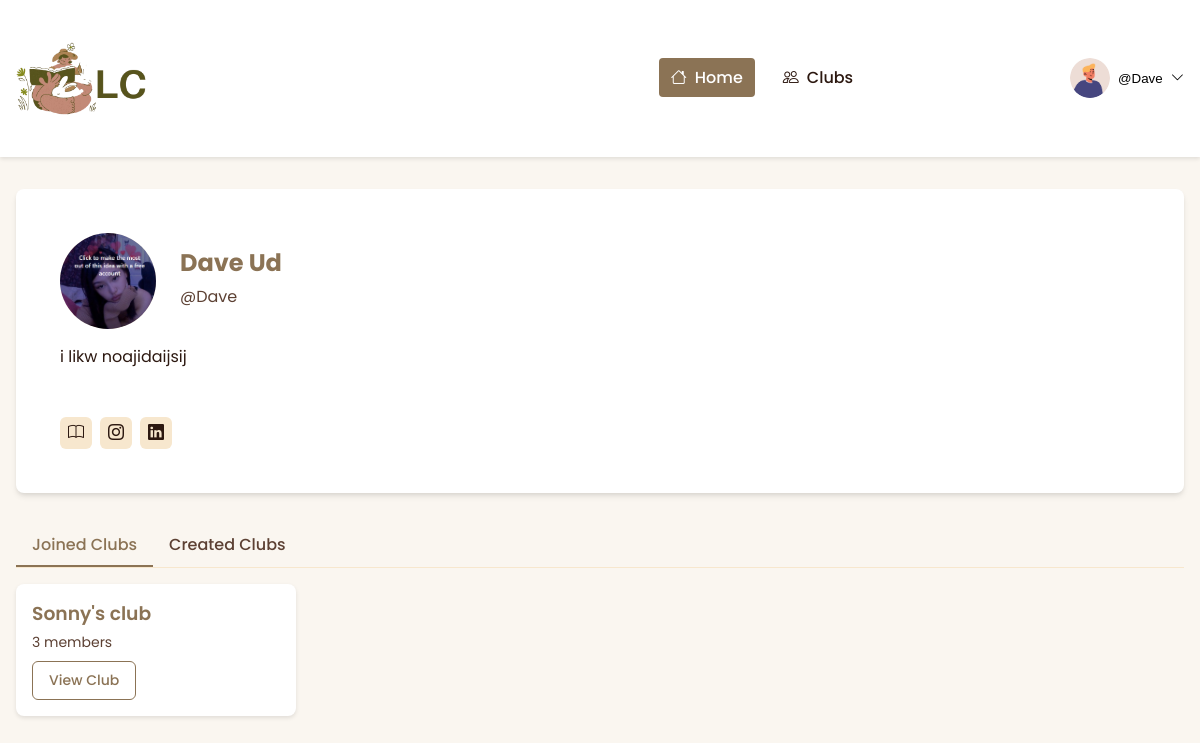
Page /profile/9/ (signed in) on the committed database.
### discussion/models.py (models this page shows, shortened)
class Profile(models.Model):
    user = models.OneToOneField(User, null=True, on_delete=models.CASCADE)
    bio = models.TextField()
    selected_themes = models.ManyToManyField(Theme)
    books_per_year = models.CharField(max_length=20, choices=[
        ('0-5', '0-5'),
        ('5-10', '5-10'),
        ('10-20', '10-20'),
        ('20+', '20+'),
    ],
    null=True,
    blank=True,
    )
    profile_pic = (models.ImageField(null=True, blank=True, upload_to="static/profile" ))
    goodreads_url = models.CharField(max_length=55, null=True, blank=True)

class User(AbstractUser):
    fname = models.CharField(max_length=200, null=True)
    lname = models.CharField(max_length=200, null=True)
    email = models.EmailField(unique=True, null=False)  # Ensures email is required
    USERNAME_FIELD = 'username'
    REQUIRED_FIELDS = []

class Club(models.Model):
    moderator = models.ForeignKey(
        User, on_delete=models.SET_NULL, null=True, blank=True, related_name="moderated_clubs"
    )
    name = models.CharField(max_length=100)
    description = models.TextField()
    members = models.ManyToManyField(User, related_name="joined_clubs", blank=True)
    created_at = models.DateTimeField(auto_now_add=True)
    theme = models.ManyToManyField(Theme, related_name="club_theme")
    recommendation = models.ManyToManyField(BookRecommendation, related_name="club_rec", blank=True)
    likes = models.ManyToManyField(User, related_name="post_likes", blank=True)
    dislikes = models.ManyToManyField(User, related_name="post_dislikes", blank=True)

### discussion/views.py (the view)
# urls.py: path('profile/<int:member_id>/', views.member_profile, name='member_profile'),  # Other members' profiles
def member_profile(request, member_id):
    member = get_object_or_404(Profile, user__id=member_id)
    created_clubs = member.user.moderated_clubs.all()
    joined_clubs = member.user.joined_clubs.all()
    context = {
        'member': member,
        'created_clubs': created_clubs,
        'joined_clubs': joined_clubs,
    }
    return render(request, 'member_profile.html', context)

### discussion/templates/member_profile.html (shortened to what this page needs)
{% extends 'base.html' %}
{% block content %}
<main>
    <div class="container">
        <div class="card profile-card">
            <div class="profile-content">
                <div class="profile-header">
                    <div class="avatar" id="avatar">
                        {% if member.profile_pic %}
                            <img src="{{ member.profile_pic.url }}" alt="{{ user.username }}'s Profile Picture" id="profile-image">
                        {% else %}
                            <img alt="placeholder" id="profile-image">
                        {% endif %}
                    </div>
                    <div class="profile-info">
                        <h1>{{ user.fname|capfirst }} {{ user.lname|capfirst }}</h1>
                        <p>@{{ user.username|capfirst }}</p>
                    </div>
                </div>
                <p class="profile-bio">{{member.bio}}</p>
                <div class="social-links">
                    <a href="{{profile.goodreads_url}}" class="social-link" aria-label="Goodreads"><i class="bi bi-book"></i></a>
                    <a href="#" class="social-link" aria-label="Instagram"><i class="bi bi-instagram"></i></a>
                    <a href="#" class="social-link" aria-label="LinkedIn"><i class="bi bi-linkedin"></i></a>
                </div>
            </div>
        </div>
        <div class="tabs">
            <div class="tab active" data-tab="joined">Joined Clubs</div>
            <div class="tab" data-tab="created">Created Clubs</div>
        </div>
        <div class="tab-content active" id="joined-clubs">
            {% if joined_clubs %}
            <div class="club-grid">
                {% for club in joined_clubs %}
                <div class="club-card">
                    <div class="club-content">
                        <h3 class="club-name">{{ club.name }}</h3>
                        <p class="club-members">{{ club.members.count }} members</p>
                        <a href="{% url 'club_detail' club.id %}" class="button button-outline">View Club</a>
                    </div>
                </div>
                {% endfor %}
            </div>
            {% else %}
            <p>No clubs joined yet.</p>
            {% endif %}
        </div>
        </div>
</main>
{% endblock %}

### templates/navbar.html (shortened to what this page needs)
<nav class="header-navbar">
    <div class="container">
        <div class="logo">
            <a href="{% url 'home' %}" class="logo">
                {% load static %}
            <img src="{% static 'discussion\logo.png' %}" alt="">
            </a>
        </div>
        <div class="navbar-menu" id="navbarMenu">
            <li><a href="{% url 'home' %}" class="active"><i class="bi bi-house"></i>Home</a></li>
            <li><a href="{% url 'club_list' %}"><i class="bi bi-people"></i>Clubs</a></li>
        </div>
        {% if user.is_authenticated %}
        <div class="user-menu">
            <button class="user-menu-toggle">
            {% with profile=user.profile %}
            {% if profile.profile_pic %}
            <img src="{{ profile.profile_pic.url }}" alt="User Avatar" class="user-avatar">
            {% else %}
            <img alt="placeholder" id="profile-image">
            {% endif %}
            {% endwith %}
                <span>@{{ user.username|capfirst }}</span>
                <i class="bi bi-chevron-down"></i>
            </button>
            {% else %}
            <div class="navbar-menu" id="navbarMenu">
                <li><a href="{% url 'register' %}"><i class="bi bi-person-plus"></i>Register</a></li>
                <li><a href="{% url 'login' %}"><i class="bi bi-box-arrow-in-right"></i>Login</a></li>
            </div>
            {% endif %}
        </div>
    </div>
</nav>

### static/discussion/css/templates.css (style rules this page uses)
:root { --primary-color: #EEDED0; --primary-dark: #D6C4A9; --secondary-color: #F7E7CE; --accent-color-1: #B6A48E; --accent-color-2: #8B7355; --accent-color-3: #C17817; --text-color: #2C1810; --text-light: #5C4033; --background-color: #FAF6F0; --white: #FFFFFF; --error-color: #E85D75; --success-color: #4CAF50; --gradient-start: #EEDED0; --gradient-end: #D6C4A9; }
body { font-family: 'Poppins', sans-serif; background-color: var(--background-color); color: var(--text-color); line-height: 1.6; margin: 0; padding: 0; }
.container { max-width: 1200px; margin: 0 auto; padding: 20px; }
.card { background-color: var(--white); border-radius: 12px; box-shadow: 0 4px 6px rgba(0, 0, 0, 0.1); padding: 20px; margin-bottom: 20px; transition: transform 0.3s ease; }
.navbar-menu { display: flex; gap: 1rem; align-items: center; }
.navbar-menu li { list-style-type: none; }
.navbar-menu a { color: var(--text-color); text-decoration: none; font-weight: 500; padding: 0.5rem 0.75rem; border-radius: 4px; transition: all 0.3s ease; }
.navbar-menu a.active { background-color: var(--accent-color-2); color: var(--white); }
.navbar-menu i { margin-right: 0.5rem; }
.logo { display: flex; align-items: center; gap: 12px; text-decoration: none; color: var(--accent-color-2); font-weight: 700; font-size: 20px; }
.user-avatar { width: 40px; height: 40px; border-radius: 50%; object-fit: cover; }
.navbar-menu { display: flex; gap: 1rem; align-items: center; margin: 0; padding: 0; }
.navbar-menu > li { list-style-type: none; }
.header-navbar { background-color: var(--white); box-shadow: 0 2px 4px rgba(0,0,0,0.1); padding: 10px 0; position: sticky; top: 0; z-index: 1000; }
.header-navbar .container { display: flex; justify-content: space-between; align-items: center; }
.header-navbar .logo { font-size: 1.5em; font-weight: 600; color: var(--accent-color-2); text-decoration: none; }
.header-navbar .user-menu { position: relative; }
.header-navbar .user-menu-toggle { background: none; border: none; cursor: pointer; display: flex; align-items: center; gap: 8px; }
.header-navbar .user-avatar { width: 40px; height: 40px; border-radius: 50%; object-fit: cover; }

### templates/navbar.html (style rules this page uses)
.logo img { width: 30%; height: 30%; }

### rows in the picture
Profile: profile_pic (picture)
User: username "Dave", fname "Dave", lname "Ud"
Profile: profile_pic (picture), bio "i likw noajidaijsij"
Club: name "Sonny's club", members.count "3"
